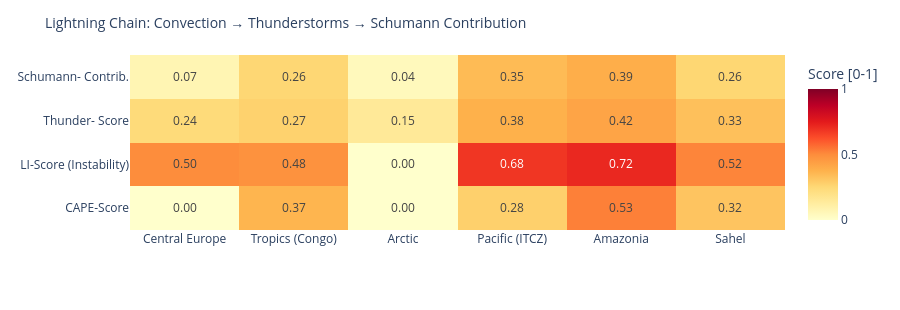

The notebook cell this image was saved under:
### Code cell
# ============================================================
# LIGHTNING CHAIN: Convection → Thunderstorms → Schumann
# Shows the causal chain per measurement point as heatmap
# ============================================================

def cape_score(v):
    """CAPE → normalized score [0,1]"""
    if v is None or pd.isna(v): return 0.0
    return min(1.0, float(v) / 3000)

def li_score(v):
    """Lifted Index: negative = unstable → score [0,1]"""
    if v is None or pd.isna(v): return 0.3
    return min(1.0, max(0.0, (-float(v) + 6) / 12))

def cloud_score(v):
    if v is None or pd.isna(v): return 0.3
    return float(v) / 100

def thunder_score(row):
    """Kombinierter Gewitterwahrscheinlichkeits-Score
    CAPE + LI + Bedeckung + WMO-Gewitter + konvektiver Niederschlag (showers)
    Hinweis: X-Ray und Kp sind kein Bestandteil – nur geomagn./solarer Kontext.
    """
    cs = cape_score(row.get('cape'))
    ls = li_score(row.get('li'))
    cl = cloud_score(row.get('cloud'))
    t  = 1.0 if row.get('thunderstorm') else 0.0
    # Convective precipitation (showers) as additional indicator
    sh = min(1.0, (row.get('showers') or 0) / 5.0)
    return round(cs * 0.30 + ls * 0.25 + cl * 0.15 + t * 0.20 + sh * 0.10, 3)

def schumann_contribution(t_score, lat):
    """Schumann contribution: higher in tropics (±30°), scaled by thunderstorm score"""
    lat_weight = max(0.3, 1.0 - abs(lat) / 60)
    return round(t_score * lat_weight, 3)

df_atm['cape_score']   = df_atm.apply(lambda r: cape_score(r['cape']), axis=1)
df_atm['li_score']     = df_atm.apply(lambda r: li_score(r['li']),    axis=1)
df_atm['thunder_score']= df_atm.apply(lambda r: thunder_score(r.to_dict()), axis=1)
df_atm['schumann_contribution'] = df_atm.apply(
    lambda r: schumann_contribution(r['thunder_score'], r['lat']), axis=1)

metrics = ['cape_score', 'li_score', 'thunder_score', 'schumann_contribution']
labels  = ['CAPE-Score', 'LI-Score\n(Instability)', 'Thunder-\nScore', 'Schumann-\nContrib.']
z_data  = [df_atm[m].tolist() for m in metrics]

fig = go.Figure(go.Heatmap(
    z=z_data,
    x=df_atm['point'].tolist(),
    y=labels,
    colorscale='YlOrRd',
    zmin=0, zmax=1,
    text=[[f'{v:.2f}' for v in row] for row in z_data],
    texttemplate='%{text}', textfont=dict(size=12),
    colorbar=dict(title='Score [0-1]')
))
fig.update_layout(
    title=dict(text='Lightning Chain: Convection → Thunderstorms → Schumann Contribution', font=dict(size=14)),
    height=310,
    plot_bgcolor='rgba(0,0,0,0)', paper_bgcolor='rgba(0,0,0,0)',
    margin=dict(l=130, r=80, t=55, b=80)
)
fig.show()

### Figure 1 — Plotly figure (JSON) as saved in the notebook; plotly's stock layout.template omitted (floating-point values rounded to 4 significant figures)
{"data": [{"colorbar": {"title": {"text": "Score [0-1]"}}, "colorscale": [[0.0, "rgb(255,255,204)"], [0.125, "rgb(255,237,160)"], [0.25, "rgb(254,217,118)"], [0.375, "rgb(254,178,76)"], [0.5, "rgb(253,141,60)"], [0.625, "rgb(252,78,42)"], [0.75, "rgb(227,26,28)"], [0.875, "rgb(189,0,38)"], [1.0, "rgb(128,0,38)"]], "text": [["0.00", "0.37", "0.00", "0.28", "0.53", "0.32"], ["0.50", "0.48", "0.00", "0.68", "0.72", "0.52"], ["0.24", "0.27", "0.15", "0.38", "0.42", "0.33"], ["0.07", "0.26", "0.04", "0.35", "0.39", "0.26"]], "textfont": {"size": 12}, "texttemplate": "%{text}", "type": "heatmap", "x": ["Central Europe", "Tropics (Congo)", "Arctic", "Pacific (ITCZ)", "Amazonia", "Sahel"], "y": ["CAPE-Score", "LI-Score\n(Instability)", "Thunder-\nScore", "Schumann-\nContrib."], "z": [[0.0, 0.3667, 0.0, 0.28, 0.5267, 0.3167], [0.5, 0.4833, 0.0, 0.6833, 0.7167, 0.5167], [0.237, 0.273, 0.15, 0.379, 0.423, 0.329], [0.071, 0.255, 0.045, 0.347, 0.388, 0.258]], "zmax": 1, "zmin": 0}], "layout": {"height": 310, "margin": {"b": 80, "l": 130, "r": 80, "t": 55}, "paper_bgcolor": "rgba(0,0,0,0)", "plot_bgcolor": "rgba(0,0,0,0)", "title": {"font": {"size": 14}, "text": "Lightning Chain: Convection → Thunderstorms → Schumann Contribution"}}}
